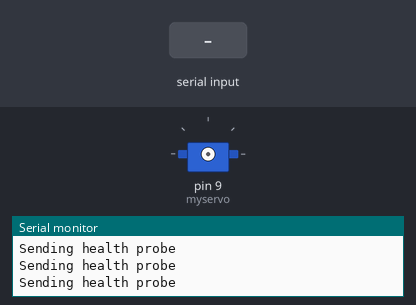
Simulated run of this sketch. Board: Arduino Uno, built with avr-gcc and run on an emulated ATmega328P. Shown: servo, the last lines printed to the serial monitor. The inputs (shaded band) are chosen by the test bench.

Above: at 2.2 s.
2.3 s: "0" received over the second serial link
At 4.2 s:
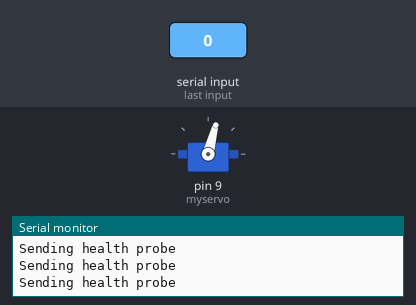
4.5 s: "1" received over the second serial link
At 4.82 s:
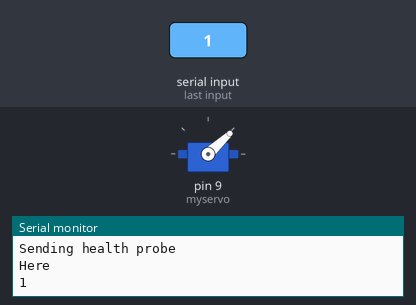
6.5 s: "0" received over the second serial link
At 8.4 s:
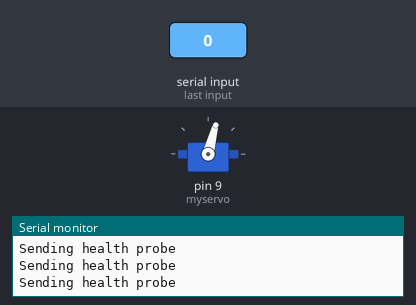
Timing chart, 0 to 9.9 s (numbered marks = the images above; inputs shaded):
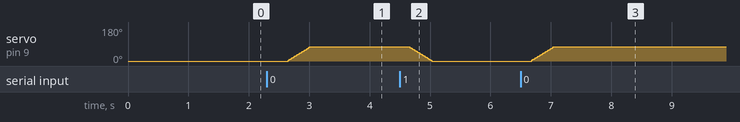

Measured:
- after the input at 2.3 s, servo on pin 9 (myservo): moves from 0° to 75° over 0.36 s, starting after 0.35 s
- after the input at 4.5 s, servo on pin 9 (myservo): moves from 75° to 0° over 0.36 s, starting after 0.17 s
- after the input at 6.5 s, servo on pin 9 (myservo): moves from 0° to 75° over 0.36 s, starting after 0.18 s

The sketch:

arduino-switchbot.ino
```cpp
#define sprint Serial.print
#define sprintln Serial.println

#include "SoftwareSerial.h"
#include <Servo.h>
SoftwareSerial MyBlue(11, 12); // RX | TX
char c = '1';


Servo myservo;  // create servo object to control a servo

int pos = 0;    // variable to store the servo position


void setup() {
  Serial.begin(9600);
  MyBlue.begin(9600);  //Baud Rate for AT-command Mode.
  delay(1000);

}

void loop() {
  if (MyBlue.available() > 0) {
    Serial.println("Here");
    char com = MyBlue.read();
    Serial.println(com);
    commandToExecute(com);
  } else {
    Serial.println("Sending health probe");
    MyBlue.println("Alive");
    delay(400);
  }
}


void commandToExecute(char comm) {
  myservo.attach(9);  // attaches the servo on pin 9 to the servo object
  if (comm == '0') {
    for (pos = 0; pos <= 75; pos += 1) { // goes from 0 degrees to 180 degrees
      // in steps of 1 degree
      myservo.write(pos);              // tell servo to go to position in variable 'pos'
      delay(5);                       // waits 15ms for the servo to reach the position
    }
  }
  if (comm == '1') {
    for (pos = 75; pos >= 0; pos -= 1) { // goes from 180 degrees to 0 degrees
      myservo.write(pos);              // tell servo to go to position in variable 'pos'
      delay(5);                       // waits 15ms for the servo to reach the position
    }
  }
  myservo.detach();  // attaches the servo on pin 9 to the servo object

}
```
